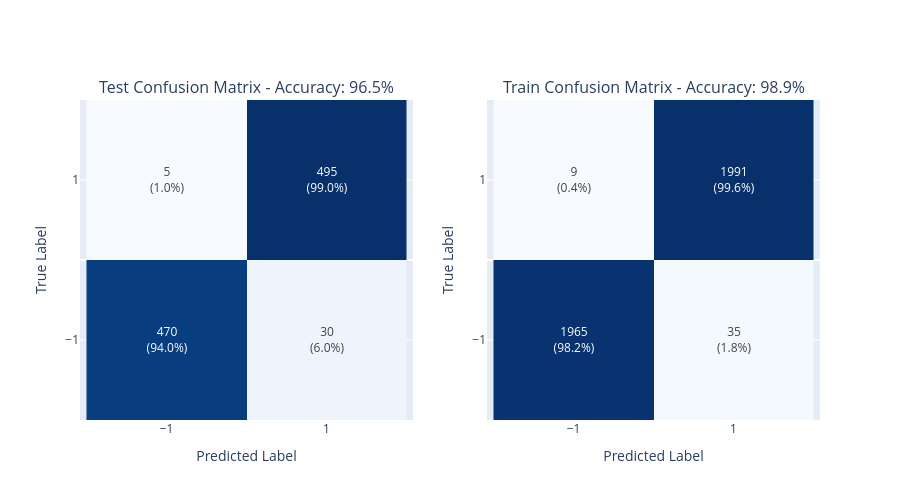

This figure's notebook cell:
### Code cell
display_cm(w, test_df, train_df)

### Figure 1 — Plotly figure (JSON) as saved in the notebook; plotly's stock layout.template omitted (floating-point values rounded to 4 significant figures)
{"data": [{"colorscale": [[0, "rgb(247,251,255)"], [0.125, "rgb(222,235,247)"], [0.25, "rgb(198,219,239)"], [0.375, "rgb(158,202,225)"], [0.5, "rgb(107,174,214)"], [0.625, "rgb(66,146,198)"], [0.75, "rgb(33,113,181)"], [0.875, "rgb(8,81,156)"], [1, "rgb(8,48,107)"]], "showscale": false, "text": [["495<br>(99.0%)", "5<br>(1.0%)"], ["30<br>(6.0%)", "470<br>(94.0%)"]], "texttemplate": "%{text}", "type": "heatmap", "x": [1, -1], "xaxis": "x", "y": [1, -1], "yaxis": "y", "z": [[495, 5], [30, 470]]}, {"colorscale": [[0, "rgb(247,251,255)"], [0.125, "rgb(222,235,247)"], [0.25, "rgb(198,219,239)"], [0.375, "rgb(158,202,225)"], [0.5, "rgb(107,174,214)"], [0.625, "rgb(66,146,198)"], [0.75, "rgb(33,113,181)"], [0.875, "rgb(8,81,156)"], [1, "rgb(8,48,107)"]], "showscale": false, "text": [["1991<br>(99.6%)", "9<br>(0.4%)"], ["35<br>(1.8%)", "1965<br>(98.2%)"]], "texttemplate": "%{text}", "type": "heatmap", "x": [1, -1], "xaxis": "x2", "y": [1, -1], "yaxis": "y2", "z": [[1991, 9], [35, 1965]]}], "layout": {"annotations": [{"font": {"size": 16}, "showarrow": false, "text": "Test Confusion Matrix - Accuracy: 96.5%", "x": 0.225, "xanchor": "center", "xref": "paper", "y": 1, "yanchor": "bottom", "yref": "paper"}, {"font": {"size": 16}, "showarrow": false, "text": "Train Confusion Matrix - Accuracy: 98.9%", "x": 0.775, "xanchor": "center", "xref": "paper", "y": 1, "yanchor": "bottom", "yref": "paper"}], "height": 500, "width": 900, "xaxis": {"anchor": "y", "domain": [0, 0.45], "tickmode": "array", "tickvals": [1, -1], "title": {"text": "Predicted Label"}}, "xaxis2": {"anchor": "y2", "domain": [0.55, 1], "tickmode": "array", "tickvals": [1, -1], "title": {"text": "Predicted Label"}}, "yaxis": {"anchor": "x", "domain": [0, 1], "scaleanchor": "x", "scaleratio": 1, "tickmode": "array", "tickvals": [1, -1], "title": {"text": "True Label"}}, "yaxis2": {"anchor": "x2", "domain": [0, 1], "scaleanchor": "x2", "scaleratio": 1, "tickmode": "array", "tickvals": [1, -1], "title": {"text": "True Label"}}}}
